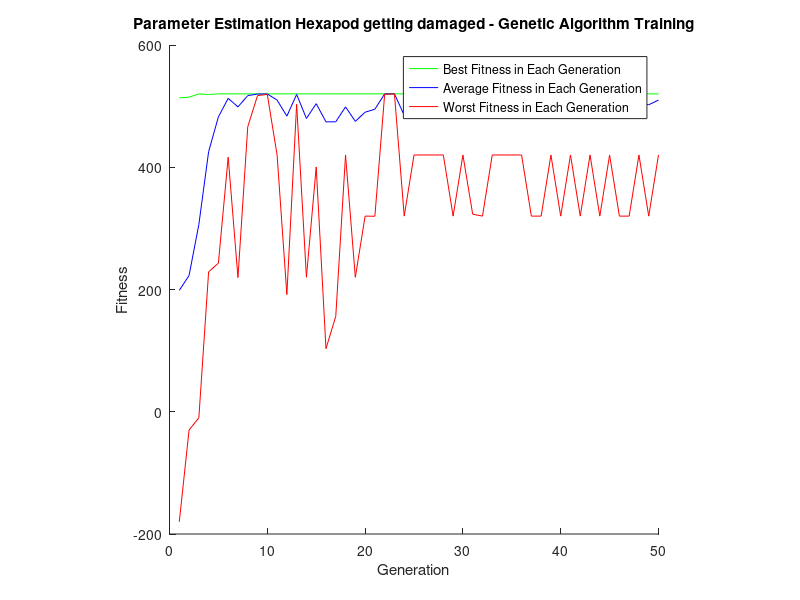

Here is the MATLAB script that generated this plot:
hex_avr_fitness = importdata("AvrFitness_destruction.csv");
hex_worst_fitness = importdata("WorstFitness_destruction.csv");
hex_best_fitness = importdata("BestFitness_destruction.csv");

figure(1)

axis square
hold on
plot(hex_best_fitness, Color='green')
plot(hex_avr_fitness, Color='blue')
plot(hex_worst_fitness, Color='red')
title("Parameter Estimation Hexapod getting damaged - Genetic Algorithm Training")
ylabel("Fitness")
xlabel("Generation")
legend("Best Fitness in Each Generation", "Average Fitness in Each Generation", "Worst Fitness in Each Generation")
hold off

